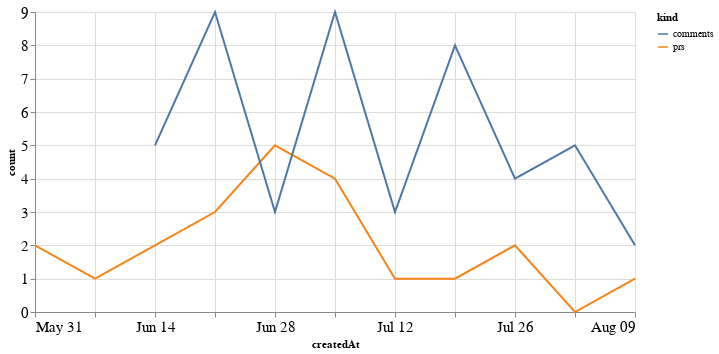

Notebook code cell kept with this figure:
### Code cell
alt.Chart(total_time, width=600).mark_line().encode(
    x='createdAt',
    y='count',
    color='kind'
)

### Figure 1 — Vega-Lite specification as saved in the notebook (floating-point values rounded to 4 significant figures)
{"config": {"axisLeft": {"labelFontSize": 15}, "axisBottom": {"labelFontSize": 15}}, "data": {"name": "data-a774eb1cf1fc99fc290d50597480eee7"}, "mark": "line", "encoding": {"color": {"type": "nominal", "field": "kind"}, "x": {"type": "temporal", "field": "createdAt"}, "y": {"type": "quantitative", "field": "count"}}, "width": 600, "$schema": "https://vega.github.io/schema/vega-lite/v4.8.1.json", "datasets": {"data-a774eb1cf1fc99fc290d50597480eee7": [{"createdAt": "2020-05-31T00:00:00", "kind": "prs", "count": 2.0}, {"createdAt": "2020-06-07T00:00:00", "kind": "prs", "count": 1.0}, {"createdAt": "2020-06-14T00:00:00", "kind": "prs", "count": 2.0}, {"createdAt": "2020-06-21T00:00:00", "kind": "prs", "count": 3.0}, {"createdAt": "2020-06-28T00:00:00", "kind": "prs", "count": 5.0}, {"createdAt": "2020-07-05T00:00:00", "kind": "prs", "count": 4.0}, {"createdAt": "2020-07-12T00:00:00", "kind": "prs", "count": 1.0}, {"createdAt": "2020-07-19T00:00:00", "kind": "prs", "count": 1.0}, {"createdAt": "2020-07-26T00:00:00", "kind": "prs", "count": 2.0}, {"createdAt": "2020-08-02T00:00:00", "kind": "prs", "count": 0.0}, {"createdAt": "2020-08-09T00:00:00", "kind": "prs", "count": 1.0}, {"createdAt": "2020-05-31T00:00:00", "kind": "comments", "count": null}, {"createdAt": "2020-06-07T00:00:00", "kind": "comments", "count": null}, {"createdAt": "2020-06-14T00:00:00", "kind": "comments", "count": 5.0}, {"createdAt": "2020-06-21T00:00:00", "kind": "comments", "count": 9.0}, {"createdAt": "2020-06-28T00:00:00", "kind": "comments", "count": 3.0}, {"createdAt": "2020-07-05T00:00:00", "kind": "comments", "count": 9.0}, {"createdAt": "2020-07-12T00:00:00", "kind": "comments", "count": 3.0}, {"createdAt": "2020-07-19T00:00:00", "kind": "comments", "count": 8.0}, {"createdAt": "2020-07-26T00:00:00", "kind": "comments", "count": 4.0}, {"createdAt": "2020-08-02T00:00:00", "kind": "comments", "count": 5.0}, {"createdAt": "2020-08-09T00:00:00", "kind": "comments", "count": 2.0}]}}
